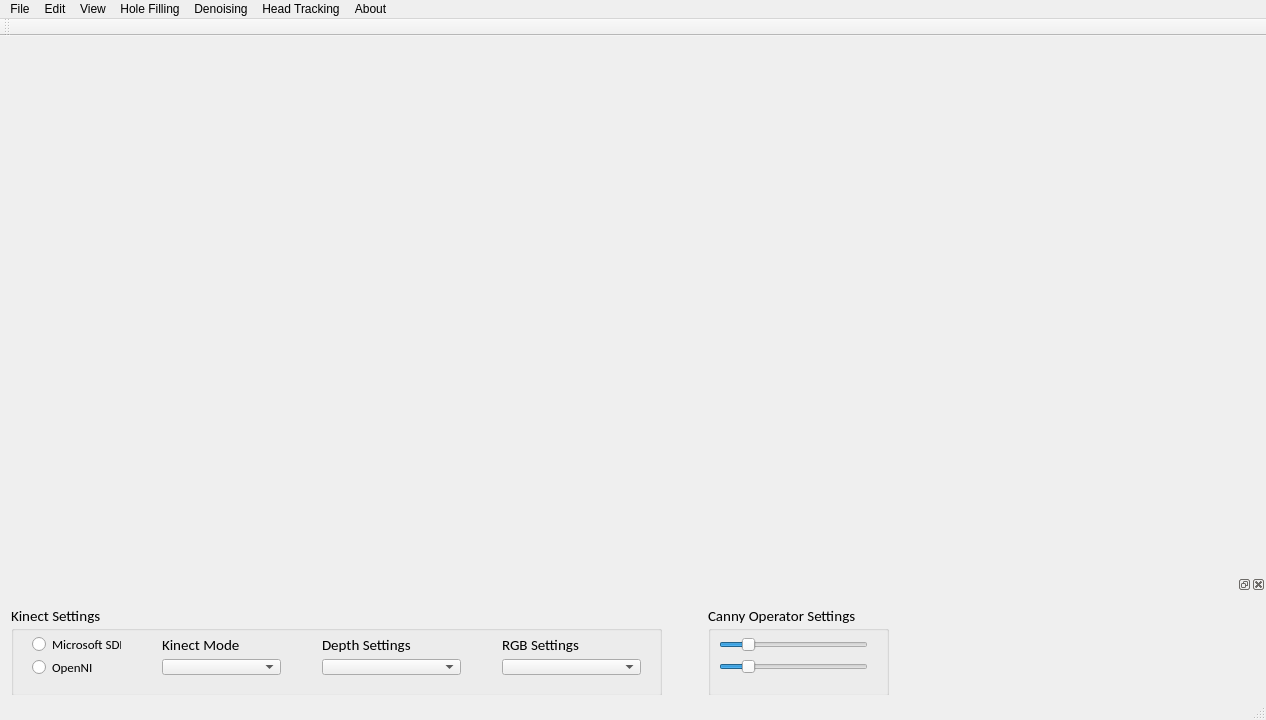
<?xml version="1.0" encoding="UTF-8"?>
<ui version="4.0">
 <class>MainWndClass</class>
 <widget class="QMainWindow" name="MainWndClass">
  <property name="geometry">
   <rect>
    <x>0</x>
    <y>0</y>
    <width>1266</width>
    <height>720</height>
   </rect>
  </property>
  <property name="sizePolicy">
   <sizepolicy hsizetype="MinimumExpanding" vsizetype="MinimumExpanding">
    <horstretch>0</horstretch>
    <verstretch>0</verstretch>
   </sizepolicy>
  </property>
  <property name="minimumSize">
   <size>
    <width>774</width>
    <height>544</height>
   </size>
  </property>
  <property name="windowTitle">
   <string>Kinect Explorer</string>
  </property>
  <property name="autoFillBackground">
   <bool>true</bool>
  </property>
  <widget class="QWidget" name="centralWidget">
   <property name="sizePolicy">
    <sizepolicy hsizetype="Minimum" vsizetype="Minimum">
     <horstretch>0</horstretch>
     <verstretch>0</verstretch>
    </sizepolicy>
   </property>
   <widget class="QWidget" name="horizontalLayoutWidget_2">
    <property name="geometry">
     <rect>
      <x>10</x>
      <y>10</y>
      <width>1001</width>
      <height>482</height>
     </rect>
    </property>
    <layout class="QHBoxLayout" name="centerWidgetLayout">
     <property name="sizeConstraint">
      <enum>QLayout::SetMinimumSize</enum>
     </property>
    </layout>
   </widget>
   <widget class="QLabel" name="depthImageLabel640x480">
    <property name="geometry">
     <rect>
      <x>610</x>
      <y>190</y>
      <width>640</width>
      <height>480</height>
     </rect>
    </property>
    <property name="minimumSize">
     <size>
      <width>640</width>
      <height>480</height>
     </size>
    </property>
    <property name="maximumSize">
     <size>
      <width>640</width>
      <height>480</height>
     </size>
    </property>
    <property name="text">
     <string/>
    </property>
   </widget>
   <widget class="QLabel" name="colorImageLabel640x480">
    <property name="geometry">
     <rect>
      <x>30</x>
      <y>250</y>
      <width>640</width>
      <height>480</height>
     </rect>
    </property>
    <property name="minimumSize">
     <size>
      <width>640</width>
      <height>480</height>
     </size>
    </property>
    <property name="maximumSize">
     <size>
      <width>640</width>
      <height>480</height>
     </size>
    </property>
    <property name="text">
     <string/>
    </property>
   </widget>
  </widget>
  <widget class="QMenuBar" name="menuBar">
   <property name="geometry">
    <rect>
     <x>0</x>
     <y>0</y>
     <width>1266</width>
     <height>23</height>
    </rect>
   </property>
   <widget class="QMenu" name="menuFile">
    <property name="title">
     <string>File</string>
    </property>
    <addaction name="action_InitDirectly"/>
    <addaction name="separator"/>
    <addaction name="action_InitFromXML"/>
   </widget>
   <widget class="QMenu" name="menuAbout">
    <property name="title">
     <string>About</string>
    </property>
    <addaction name="action_AboutKinectExplorer"/>
    <addaction name="separator"/>
    <addaction name="action_AboutQt"/>
   </widget>
   <widget class="QMenu" name="menuEdit">
    <property name="title">
     <string>Edit</string>
    </property>
    <addaction name="action_StartKinect"/>
    <addaction name="action_PauseKinect"/>
    <addaction name="action_StopKinect"/>
    <addaction name="separator"/>
    <addaction name="action_KinectSettings"/>
   </widget>
   <widget class="QMenu" name="menuHead_Tracking">
    <property name="enabled">
     <bool>true</bool>
    </property>
    <property name="title">
     <string>Head Tracking</string>
    </property>
    <addaction name="action_DefaultDepthView"/>
    <addaction name="separator"/>
    <addaction name="action_SimpleHeadTracking"/>
    <addaction name="action_HumanDetection"/>
    <addaction name="action_HumanDetectionWithoutProcessing"/>
   </widget>
   <widget class="QMenu" name="menuHole_Filling">
    <property name="title">
     <string>Hole Filling</string>
    </property>
    <addaction name="action_DefaultNoFilling"/>
    <addaction name="action_NearestNeighborFilling"/>
    <addaction name="action_FMMInpaintFilling"/>
   </widget>
   <widget class="QMenu" name="menuDenoising">
    <property name="title">
     <string>Denoising</string>
    </property>
   </widget>
   <widget class="QMenu" name="menuStatus">
    <property name="title">
     <string>View</string>
    </property>
    <widget class="QMenu" name="menuDepth_Map">
     <property name="title">
      <string>Depth Map</string>
     </property>
     <addaction name="action_DepthViewYellow"/>
     <addaction name="action_DepthViewGray"/>
     <addaction name="action_DepthViewRGB"/>
    </widget>
    <addaction name="action_ColorMap"/>
    <addaction name="menuDepth_Map"/>
    <addaction name="separator"/>
   </widget>
   <addaction name="menuFile"/>
   <addaction name="menuEdit"/>
   <addaction name="menuStatus"/>
   <addaction name="menuHole_Filling"/>
   <addaction name="menuDenoising"/>
   <addaction name="menuHead_Tracking"/>
   <addaction name="menuAbout"/>
  </widget>
  <widget class="QToolBar" name="mainToolBar">
   <attribute name="toolBarArea">
    <enum>TopToolBarArea</enum>
   </attribute>
   <attribute name="toolBarBreak">
    <bool>false</bool>
   </attribute>
  </widget>
  <widget class="QStatusBar" name="statusBar"/>
  <widget class="QDockWidget" name="kinectSettingsDockWidget">
   <property name="sizePolicy">
    <sizepolicy hsizetype="MinimumExpanding" vsizetype="Fixed">
     <horstretch>0</horstretch>
     <verstretch>0</verstretch>
    </sizepolicy>
   </property>
   <property name="minimumSize">
    <size>
     <width>680</width>
     <height>123</height>
    </size>
   </property>
   <property name="maximumSize">
    <size>
     <width>524287</width>
     <height>123</height>
    </size>
   </property>
   <attribute name="dockWidgetArea">
    <number>8</number>
   </attribute>
   <widget class="QWidget" name="kinectSettingsDockSubwidget">
    <widget class="QWidget" name="horizontalLayoutWidget">
     <property name="geometry">
      <rect>
       <x>0</x>
       <y>0</y>
       <width>1481</width>
       <height>101</height>
      </rect>
     </property>
     <layout class="QHBoxLayout" name="horizontalLayout">
      <item>
       <widget class="QGroupBox" name="kinectSettingsGroupBox">
        <property name="sizePolicy">
         <sizepolicy hsizetype="Fixed" vsizetype="Fixed">
          <horstretch>0</horstretch>
          <verstretch>0</verstretch>
         </sizepolicy>
        </property>
        <property name="minimumSize">
         <size>
          <width>651</width>
          <height>91</height>
         </size>
        </property>
        <property name="font">
         <font>
          <family>Calibri</family>
          <pointsize>11</pointsize>
         </font>
        </property>
        <property name="title">
         <string>Kinect Settings</string>
        </property>
        <widget class="QWidget" name="verticalLayoutWidget">
         <property name="geometry">
          <rect>
           <x>10</x>
           <y>20</y>
           <width>111</width>
           <height>61</height>
          </rect>
         </property>
         <layout class="QVBoxLayout" name="verticalLayout_1">
          <item>
           <widget class="QRadioButton" name="msSDK">
            <property name="font">
             <font>
              <family>Calibri</family>
              <pointsize>10</pointsize>
              <weight>50</weight>
              <bold>false</bold>
             </font>
            </property>
            <property name="text">
             <string>Microsoft SDK</string>
            </property>
           </widget>
          </item>
          <item>
           <widget class="QRadioButton" name="openNI">
            <property name="font">
             <font>
              <family>Calibri</family>
              <pointsize>10</pointsize>
             </font>
            </property>
            <property name="text">
             <string>OpenNI</string>
            </property>
           </widget>
          </item>
         </layout>
        </widget>
        <widget class="QWidget" name="verticalLayoutWidget_2">
         <property name="geometry">
          <rect>
           <x>140</x>
           <y>20</y>
           <width>141</width>
           <height>61</height>
          </rect>
         </property>
         <layout class="QVBoxLayout" name="verticalLayout_2">
          <item>
           <widget class="QLabel" name="label_1">
            <property name="text">
             <string>Kinect Mode</string>
            </property>
            <property name="wordWrap">
             <bool>true</bool>
            </property>
           </widget>
          </item>
          <item>
           <widget class="QComboBox" name="kinectModeComboBox"/>
          </item>
         </layout>
        </widget>
        <widget class="QWidget" name="verticalLayoutWidget_3">
         <property name="geometry">
          <rect>
           <x>300</x>
           <y>20</y>
           <width>161</width>
           <height>61</height>
          </rect>
         </property>
         <layout class="QVBoxLayout" name="verticalLayout_3">
          <item>
           <widget class="QLabel" name="label_2">
            <property name="text">
             <string>Depth Settings</string>
            </property>
            <property name="wordWrap">
             <bool>true</bool>
            </property>
           </widget>
          </item>
          <item>
           <widget class="QComboBox" name="depthSettingsComboBox"/>
          </item>
         </layout>
        </widget>
        <widget class="QWidget" name="verticalLayoutWidget_4">
         <property name="geometry">
          <rect>
           <x>480</x>
           <y>20</y>
           <width>161</width>
           <height>61</height>
          </rect>
         </property>
         <layout class="QVBoxLayout" name="verticalLayout_4">
          <item>
           <widget class="QLabel" name="label_3">
            <property name="text">
             <string>RGB Settings</string>
            </property>
            <property name="wordWrap">
             <bool>true</bool>
            </property>
           </widget>
          </item>
          <item>
           <widget class="QComboBox" name="rgbSettingsComboBox"/>
          </item>
         </layout>
        </widget>
       </widget>
      </item>
      <item>
       <spacer name="horizontalSpacer_2">
        <property name="orientation">
         <enum>Qt::Horizontal</enum>
        </property>
        <property name="sizeType">
         <enum>QSizePolicy::Fixed</enum>
        </property>
        <property name="sizeHint" stdset="0">
         <size>
          <width>40</width>
          <height>20</height>
         </size>
        </property>
       </spacer>
      </item>
      <item>
       <widget class="QGroupBox" name="groupBox">
        <property name="sizePolicy">
         <sizepolicy hsizetype="Expanding" vsizetype="Preferred">
          <horstretch>0</horstretch>
          <verstretch>0</verstretch>
         </sizepolicy>
        </property>
        <property name="minimumSize">
         <size>
          <width>181</width>
          <height>91</height>
         </size>
        </property>
        <property name="maximumSize">
         <size>
          <width>181</width>
          <height>91</height>
         </size>
        </property>
        <property name="font">
         <font>
          <family>Calibri</family>
          <pointsize>11</pointsize>
         </font>
        </property>
        <property name="title">
         <string>Canny Operator Settings</string>
        </property>
        <widget class="QWidget" name="verticalLayoutWidget_5">
         <property name="geometry">
          <rect>
           <x>0</x>
           <y>20</y>
           <width>171</width>
           <height>61</height>
          </rect>
         </property>
         <layout class="QVBoxLayout" name="verticalLayout">
          <property name="sizeConstraint">
           <enum>QLayout::SetNoConstraint</enum>
          </property>
          <item>
           <widget class="QSlider" name="cannyThresholdValueSlider_2">
            <property name="sizePolicy">
             <sizepolicy hsizetype="Expanding" vsizetype="Minimum">
              <horstretch>0</horstretch>
              <verstretch>0</verstretch>
             </sizepolicy>
            </property>
            <property name="minimumSize">
             <size>
              <width>0</width>
              <height>0</height>
             </size>
            </property>
            <property name="maximumSize">
             <size>
              <width>16777215</width>
              <height>16777215</height>
             </size>
            </property>
            <property name="mouseTracking">
             <bool>true</bool>
            </property>
            <property name="maximum">
             <number>600</number>
            </property>
            <property name="singleStep">
             <number>5</number>
            </property>
            <property name="value">
             <number>99</number>
            </property>
            <property name="sliderPosition">
             <number>99</number>
            </property>
            <property name="orientation">
             <enum>Qt::Horizontal</enum>
            </property>
           </widget>
          </item>
          <item>
           <widget class="QSlider" name="cannyThresholdValueSlider_1">
            <property name="sizePolicy">
             <sizepolicy hsizetype="Minimum" vsizetype="Minimum">
              <horstretch>0</horstretch>
              <verstretch>0</verstretch>
             </sizepolicy>
            </property>
            <property name="minimumSize">
             <size>
              <width>0</width>
              <height>0</height>
             </size>
            </property>
            <property name="maximumSize">
             <size>
              <width>16777215</width>
              <height>16777215</height>
             </size>
            </property>
            <property name="maximum">
             <number>600</number>
            </property>
            <property name="singleStep">
             <number>5</number>
            </property>
            <property name="value">
             <number>100</number>
            </property>
            <property name="orientation">
             <enum>Qt::Horizontal</enum>
            </property>
           </widget>
          </item>
         </layout>
        </widget>
       </widget>
      </item>
      <item>
       <spacer name="horizontalSpacer">
        <property name="orientation">
         <enum>Qt::Horizontal</enum>
        </property>
        <property name="sizeHint" stdset="0">
         <size>
          <width>40</width>
          <height>20</height>
         </size>
        </property>
       </spacer>
      </item>
     </layout>
    </widget>
   </widget>
  </widget>
  <action name="action_InitFromXML">
   <property name="text">
    <string>Init From XML</string>
   </property>
  </action>
  <action name="action_StartKinect">
   <property name="icon">
    <iconset resource="MainWnd.qrc">
     <normaloff>:/MainWnd/icons/start24.ico</normaloff>:/MainWnd/icons/start24.ico</iconset>
   </property>
   <property name="text">
    <string>Start Kinect</string>
   </property>
  </action>
  <action name="action_PauseKinect">
   <property name="icon">
    <iconset resource="MainWnd.qrc">
     <normaloff>:/MainWnd/icons/pause24.ico</normaloff>:/MainWnd/icons/pause24.ico</iconset>
   </property>
   <property name="text">
    <string>Pause Kinect</string>
   </property>
  </action>
  <action name="action_StopKinect">
   <property name="icon">
    <iconset resource="MainWnd.qrc">
     <normaloff>:/MainWnd/icons/stop24.ico</normaloff>:/MainWnd/icons/stop24.ico</iconset>
   </property>
   <property name="text">
    <string>Stop Kinect</string>
   </property>
  </action>
  <action name="action_InitDirectly">
   <property name="text">
    <string>Init Directly</string>
   </property>
  </action>
  <action name="action_ColorMap">
   <property name="text">
    <string>Color Map</string>
   </property>
  </action>
  <action name="actionSkeleton_Map">
   <property name="text">
    <string>Skeleton Map</string>
   </property>
  </action>
  <action name="action_AboutQt">
   <property name="text">
    <string>About Qt</string>
   </property>
  </action>
  <action name="action_AboutKinectExplorer">
   <property name="text">
    <string>About Kinect Explorer</string>
   </property>
  </action>
  <action name="action_KinectSettings">
   <property name="text">
    <string>Kinect Settings</string>
   </property>
  </action>
  <action name="action_ColorDepthMap">
   <property name="text">
    <string>Color &amp; Depth Map</string>
   </property>
  </action>
  <action name="action_SimpleHeadTracking">
   <property name="checkable">
    <bool>true</bool>
   </property>
   <property name="text">
    <string>Simple Head Tracking</string>
   </property>
  </action>
  <action name="action_HumanDetection">
   <property name="checkable">
    <bool>true</bool>
   </property>
   <property name="text">
    <string>Human Detection</string>
   </property>
  </action>
  <action name="actionDefault_Depth_View_Yellow">
   <property name="text">
    <string>Default Depth View ( Yellow )</string>
   </property>
  </action>
  <action name="action_DefaultDepthView">
   <property name="checkable">
    <bool>true</bool>
   </property>
   <property name="text">
    <string>Default Depth View</string>
   </property>
  </action>
  <action name="action_HumanDetectionWithoutProcessing">
   <property name="checkable">
    <bool>true</bool>
   </property>
   <property name="text">
    <string>Human Detection Without Processing</string>
   </property>
  </action>
  <action name="action_DefaultNoFilling">
   <property name="checkable">
    <bool>true</bool>
   </property>
   <property name="text">
    <string>Default (No Filling)</string>
   </property>
  </action>
  <action name="action_NearestNeighborFilling">
   <property name="checkable">
    <bool>true</bool>
   </property>
   <property name="text">
    <string>Nearest Neighbor Filling</string>
   </property>
  </action>
  <action name="action_FMMInpaintFilling">
   <property name="checkable">
    <bool>true</bool>
   </property>
   <property name="text">
    <string>FMM Inpainting</string>
   </property>
  </action>
  <action name="action_DepthViewYellow">
   <property name="checkable">
    <bool>true</bool>
   </property>
   <property name="text">
    <string>Yellow</string>
   </property>
  </action>
  <action name="action_DepthViewRGB">
   <property name="checkable">
    <bool>true</bool>
   </property>
   <property name="text">
    <string>RGB</string>
   </property>
  </action>
  <action name="action_DepthViewGray">
   <property name="checkable">
    <bool>true</bool>
   </property>
   <property name="text">
    <string>Gray</string>
   </property>
  </action>
 </widget>
 <layoutdefault spacing="6" margin="11"/>
 <resources>
  <include location="MainWnd.qrc"/>
 </resources>
 <connections/>
</ui>
